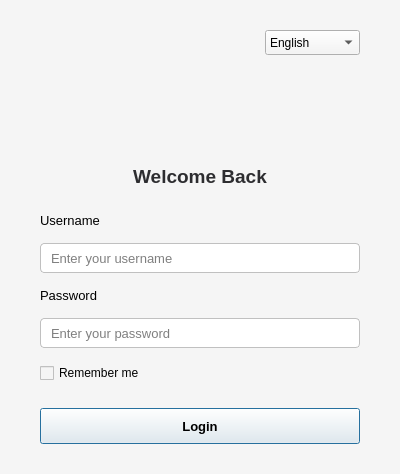
<?xml version="1.0" encoding="UTF-8"?>
<ui version="4.0">
 <class>Dialog</class>
 <widget class="QDialog" name="Dialog">
  <property name="geometry">
   <rect>
    <x>0</x>
    <y>0</y>
    <width>400</width>
    <height>400</height>
   </rect>
  </property>
  <property name="windowTitle">
   <string>Login</string>
  </property>
  <property name="styleSheet">
   <string notr="true">background-color: #f5f5f5;</string>
  </property>
  <layout class="QVBoxLayout" name="verticalLayout">
   <property name="spacing">
    <number>15</number>
   </property>
   <property name="leftMargin">
    <number>40</number>
   </property>
   <property name="topMargin">
    <number>30</number>
   </property>
   <property name="rightMargin">
    <number>40</number>
   </property>
   <property name="bottomMargin">
    <number>30</number>
   </property>
   <item>
    <layout class="QHBoxLayout" name="horizontalLayout">
     <item>
      <spacer name="horizontalSpacer">
       <property name="orientation">
        <enum>Qt::Horizontal</enum>
       </property>
       <property name="sizeHint" stdset="0">
        <size>
         <width>40</width>
         <height>20</height>
        </size>
       </property>
      </spacer>
     </item>
     <item>
      <widget class="QComboBox" name="comboBox_language">
       <property name="minimumSize">
        <size>
         <width>80</width>
         <height>25</height>
        </size>
       </property>
       <property name="font">
        <font>
         <family>Segoe UI</family>
         <pointsize>9</pointsize>
        </font>
       </property>
       <property name="styleSheet">
        <string notr="true">QComboBox {
    border: 1px solid #c0c0c0;
    border-radius: 4px;
    padding: 1px 6px;
    background-color: white;
    transition: border 0.3s;
}
QComboBox:hover {
    border: 1px solid #4a90e2;
}
QComboBox:pressed {
    animation-name: combo-press;
    animation-duration: 0.2s;
}
QComboBox::drop-down {
    subcontrol-origin: padding;
    subcontrol-position: top right;
    width: 20px;
    border-left-width: 1px;
    border-left-color: #c0c0c0;
    border-left-style: solid;
}
@keyframes combo-press {
    0% { transform: scale(1); }
    50% { transform: scale(0.97); }
    100% { transform: scale(1); }
}</string>
       </property>
       <item>
        <property name="text">
         <string>English</string>
        </property>
       </item>
       <item>
        <property name="text">
         <string>Vietnamese</string>
        </property>
       </item>
      </widget>
     </item>
    </layout>
   </item>
   <item>
    <widget class="QLabel" name="qlabel_logo">
     <property name="minimumSize">
      <size>
       <width>80</width>
       <height>80</height>
      </size>
     </property>
     <property name="text">
      <string/>
     </property>
     <property name="pixmap">
      <pixmap>../images/logo.png</pixmap>
     </property>
     <property name="scaledContents">
      <bool>false</bool>
     </property>
     <property name="alignment">
      <set>Qt::AlignCenter</set>
     </property>
    </widget>
   </item>
   <item>
    <widget class="QLabel" name="qlabel_title">
     <property name="font">
      <font>
       <family>Segoe UI</family>
       <pointsize>14</pointsize>
       <weight>75</weight>
       <bold>true</bold>
      </font>
     </property>
     <property name="styleSheet">
      <string notr="true">color: #2d2d30;</string>
     </property>
     <property name="text">
      <string>Welcome Back</string>
     </property>
     <property name="alignment">
      <set>Qt::AlignCenter</set>
     </property>
    </widget>
   </item>
   <item>
    <spacer name="verticalSpacer">
     <property name="orientation">
      <enum>Qt::Vertical</enum>
     </property>
     <property name="sizeType">
      <enum>QSizePolicy::Fixed</enum>
     </property>
     <property name="sizeHint" stdset="0">
      <size>
       <width>20</width>
       <height>10</height>
      </size>
     </property>
    </spacer>
   </item>
   <item>
    <widget class="QLabel" name="qlabel_username">
     <property name="font">
      <font>
       <family>Segoe UI</family>
       <pointsize>10</pointsize>
      </font>
     </property>
     <property name="text">
      <string>Username</string>
     </property>
    </widget>
   </item>
   <item>
    <widget class="QLineEdit" name="qline_username">
     <property name="minimumSize">
      <size>
       <width>0</width>
       <height>30</height>
      </size>
     </property>
     <property name="font">
      <font>
       <family>Segoe UI</family>
       <pointsize>10</pointsize>
      </font>
     </property>
     <property name="styleSheet">
      <string notr="true">QLineEdit {
    border: 1px solid #c0c0c0;
    border-radius: 4px;
    padding: 2px 8px;
    background-color: white;
}
QLineEdit:focus {
    border: 1px solid #4a90e2;
}</string>
     </property>
     <property name="placeholderText">
      <string>Enter your username</string>
     </property>
    </widget>
   </item>
   <item>
    <widget class="QLabel" name="qlabel_password">
     <property name="font">
      <font>
       <family>Segoe UI</family>
       <pointsize>10</pointsize>
      </font>
     </property>
     <property name="text">
      <string>Password</string>
     </property>
    </widget>
   </item>
   <item>
    <widget class="QLineEdit" name="qline_password">
     <property name="minimumSize">
      <size>
       <width>0</width>
       <height>30</height>
      </size>
     </property>
     <property name="font">
      <font>
       <family>Segoe UI</family>
       <pointsize>10</pointsize>
      </font>
     </property>
     <property name="styleSheet">
      <string notr="true">QLineEdit {
    border: 1px solid #c0c0c0;
    border-radius: 4px;
    padding: 2px 8px;
    background-color: white;
}
QLineEdit:focus {
    border: 1px solid #4a90e2;
}</string>
     </property>
     <property name="echoMode">
      <enum>QLineEdit::Password</enum>
     </property>
     <property name="placeholderText">
      <string>Enter your password</string>
     </property>
    </widget>
   </item>
   <item>
    <widget class="QCheckBox" name="qcheckbox_remember_me">
     <property name="font">
      <font>
       <family>Segoe UI</family>
       <pointsize>9</pointsize>
      </font>
     </property>
     <property name="styleSheet">
      <string notr="true">QCheckBox {
    color: #555555;
}
QCheckBox::indicator {
    width: 16px;
    height: 16px;
    border: 1px solid #c0c0c0;
    border-radius: 3px;
    background-color: white;
}
QCheckBox::indicator:checked {
    background-color: #4a90e2;
    border: 1px solid #4a90e2;
    image: url(resources/assets/icons/check.png);
}
QCheckBox::indicator:hover {
    border: 1px solid #4a90e2;
}
QCheckBox::indicator:pressed {
    background-color: #3a80d2;
    animation-name: checkbox-press;
    animation-duration: 0.2s;
}
@keyframes checkbox-press {
    0% { transform: scale(1); }
    50% { transform: scale(0.9); }
    100% { transform: scale(1); }
}</string>
     </property>
     <property name="text">
      <string>Remember me</string>
     </property>
    </widget>
   </item>
   <item>
    <spacer name="verticalSpacer_2">
     <property name="orientation">
      <enum>Qt::Vertical</enum>
     </property>
     <property name="sizeType">
      <enum>QSizePolicy::Fixed</enum>
     </property>
     <property name="sizeHint" stdset="0">
      <size>
       <width>20</width>
       <height>10</height>
      </size>
     </property>
    </spacer>
   </item>
   <item>
    <widget class="QPushButton" name="btn_login">
     <property name="minimumSize">
      <size>
       <width>0</width>
       <height>36</height>
      </size>
     </property>
     <property name="font">
      <font>
       <family>Segoe UI</family>
       <pointsize>10</pointsize>
       <weight>75</weight>
       <bold>true</bold>
      </font>
     </property>
     <property name="styleSheet">
      <string notr="true">QPushButton {
    background-color: #4a90e2;
    color: white;
    border-radius: 4px;
    padding: 6px;
    transition: all 0.3s;
}
QPushButton:hover {
    background-color: #3a80d2;
    transform: translateY(-2px);
    box-shadow: 0 4px 8px rgba(0, 0, 0, 0.1);
}
QPushButton:pressed {
    background-color: #2a70c2;
    transform: translateY(1px);
    box-shadow: 0 2px 4px rgba(0, 0, 0, 0.1);
    animation-name: button-press;
    animation-duration: 0.2s;
}
@keyframes button-press {
    0% { transform: scale(1); }
    50% { transform: scale(0.97); }
    100% { transform: scale(1); }
}</string>
     </property>
     <property name="text">
      <string>Login</string>
     </property>
    </widget>
   </item>
  </layout>
 </widget>
 <resources/>
 <connections/>
</ui>
